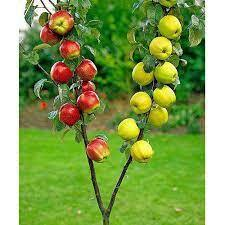
#> input picture download.jpg, 225 x 225 px
$ python banana.py
#> lines starting #> are read from the running program, lines starting #| are printed output that depends on the picture; after the words box and inside, x2 and y2 are one past the last pixel; in counts of white or black regions, pixels touching at a corner belong together
import cv2

lower_range=(0,2,0)
upper_range=(23,255,255)
frame = cv2.imread("download.jpg")
#> frame is the input picture: shape (225, 225, 3); mean B, G, R 83.2, 158.9, 130.9
hsv=cv2.cvtColor(frame,cv2.COLOR_BGR2HSV)
#> hsv: shape (225, 225, 3); mean H, S, V 37.4, 145.6, 164.7
mask=cv2.inRange(hsv,lower_range,upper_range)
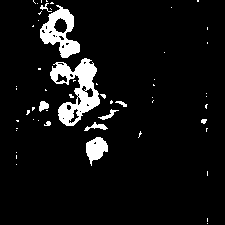
#> mask: shape (225, 225); 6.8% white; 56 white regions (46 under 20 px), largest, box (x1, y1, x2, y2) and area: (50, 58, 100, 126) 1561, (40, 5, 80, 58) 983, (86, 137, 108, 166) 386
erodedimg=cv2.erode(mask,None,iterations=2) #iterations is a keyword argument
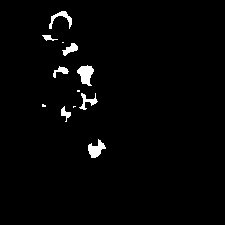
#> erodedimg: shape (225, 225); 2% white; 12 white regions (4 under 20 px), largest, box (x1, y1, x2, y2) and area: (77, 65, 94, 86) 222, (88, 139, 106, 158) 184, (49, 11, 72, 29) 141
dilatedimg=cv2.dilate(erodedimg,None,iterations=2)#imgtobedilate,defkenal,iteration or number of times the img process
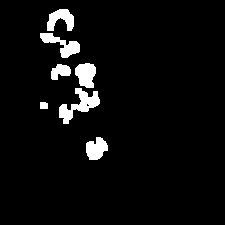
#> dilatedimg: shape (225, 225); 4.8% white; 7 white regions
contours,hierarchy = cv2.findContours(dilatedimg, cv2.RETR_EXTERNAL,cv2.CHAIN_APPROX_SIMPLE)
#> contours = 7 contours; box (x1, y1, x2, y2) and area: (59, 88, 100, 124) 520, (75, 63, 96, 88) 361, (40, 33, 80, 58) 360, (47, 9, 74, 31) 324, (86, 137, 108, 160) 322, (51, 64, 71, 80) 187, (40, 102, 48, 109) 40
print(len(contours))
#| 7
cv2.drawContours(frame,contours,-1,(0,255,0),2)#where to draw contours,where is contours,apperence of contours
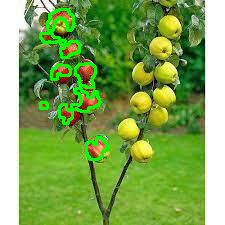
#> frame: shape (225, 225, 3); 4.01% of pixels changed, all inside (x1, y1, x2, y2) = (39, 8, 109, 161)
cv2.imshow("Apple Counter",frame)
end=cv2.waitKey(10000)
#> (key Esc is pressed here)
